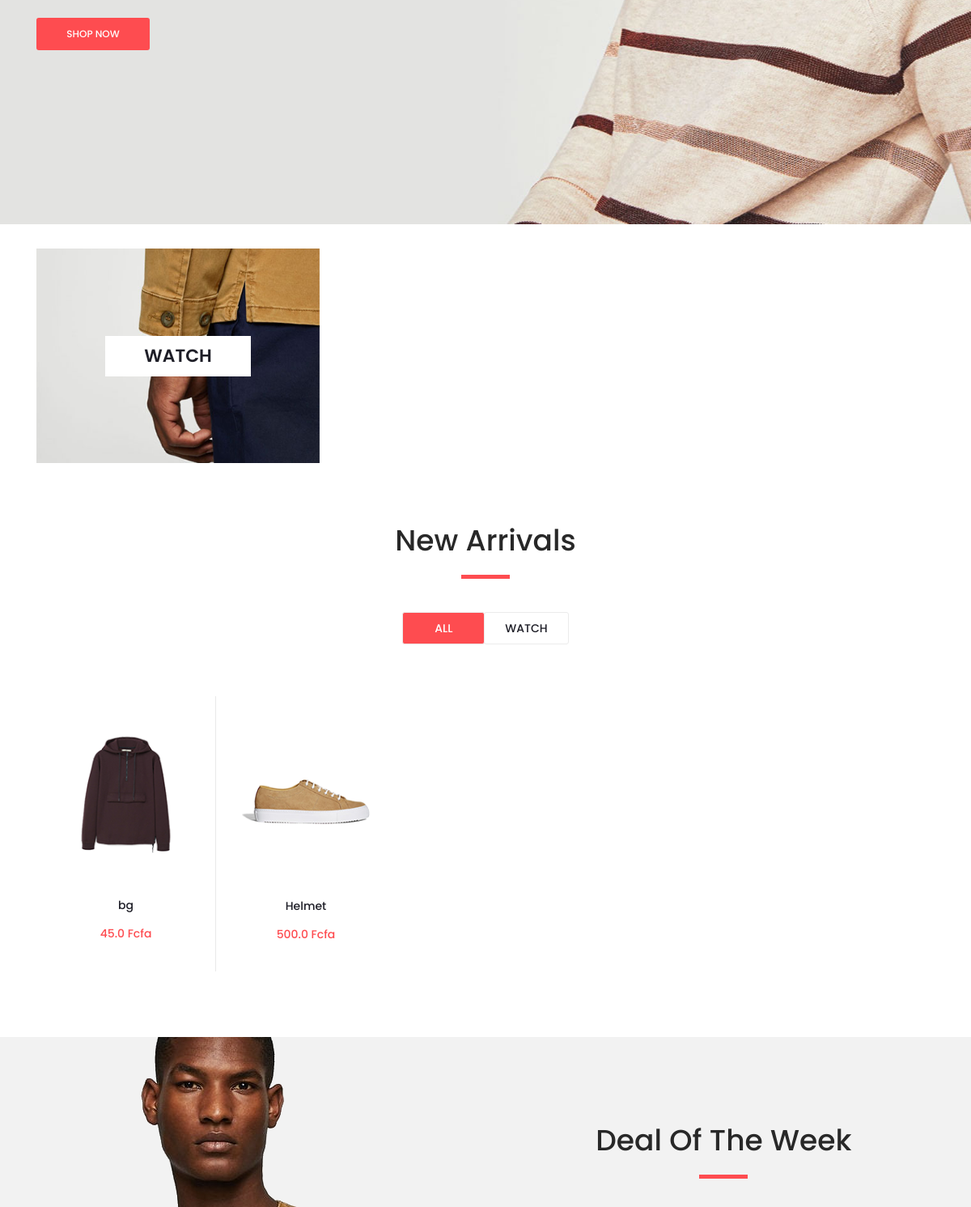
Before: / (middle part) with the older database file.
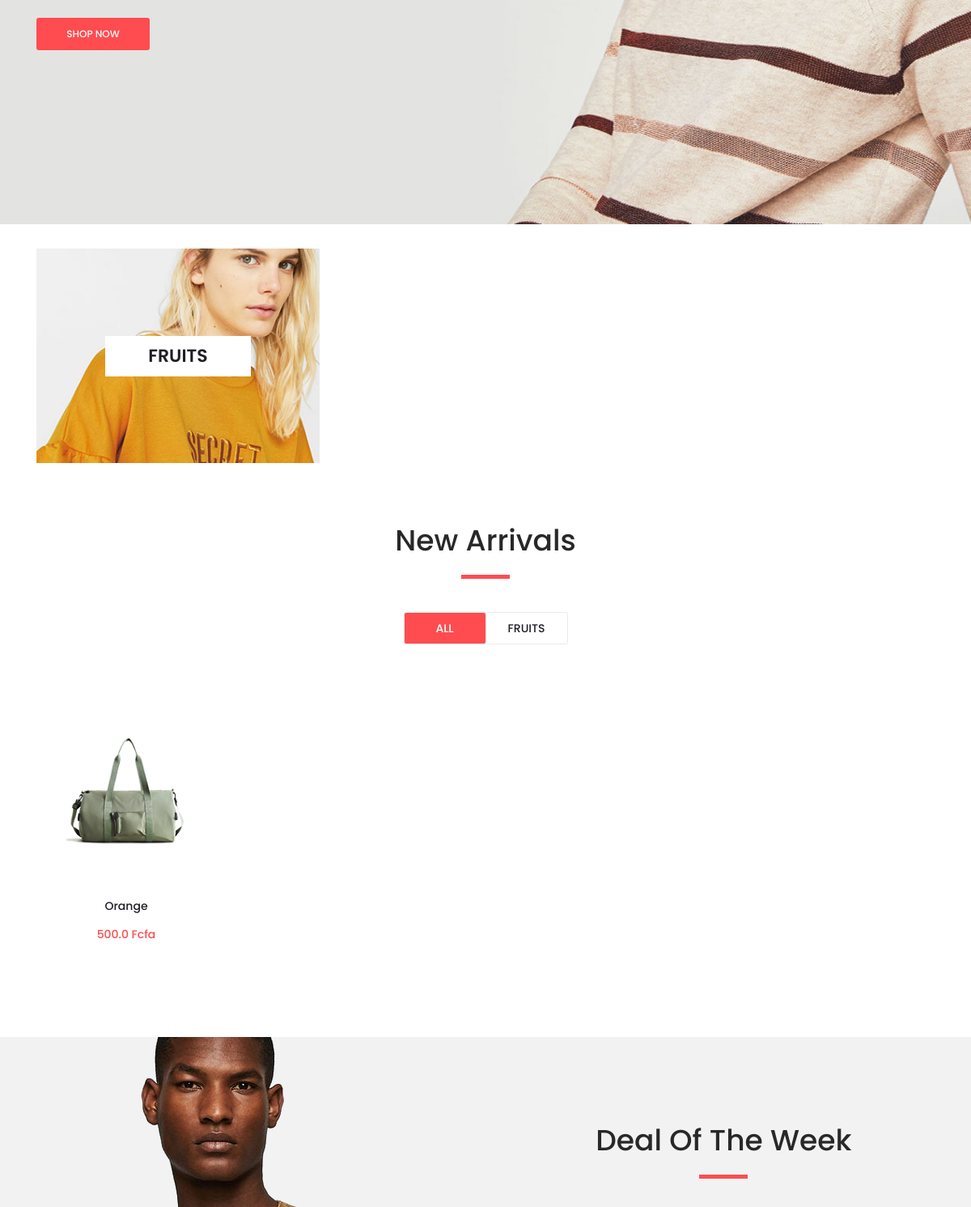
After: the same page with the newer database file.
### Shop/models.py (models this page shows, shortened)
class Category(models.Model):
    class Meta:
        verbose_name = 'Category'
        verbose_name_plural = 'Categories'
    name = models.CharField(max_length=50)
    image = models.ImageField(upload_to = "Category_Images")
    description = models.TextField()
    active = models.BooleanField(default=True)
    created_at = models.DateTimeField(auto_now_add=True)
    deleted_at = models.BooleanField(default=True)
    updated_at = models.DateTimeField(auto_now=True)
    def __str__(self) -> str:
        return self.name

class Product(models.Model):
    class Meta:
        verbose_name_plural = 'Products'
    name = models.CharField(max_length=20, blank=False)
    original_price = models.FloatField(max_length=50, blank=False)
    promotion_reduction = models.PositiveIntegerField(default=0)
    promotion_percentage = models.PositiveIntegerField(validators=[MaxValueValidator(100)],default=0)
    stock = models.PositiveIntegerField()
    size = models.CharField(max_length=10)
    image = models.ImageField(upload_to = "Products_Images")
    categories = models.ManyToManyField(Category, related_name="product_category")
    active = models.BooleanField(default=True)
    is_promotion = models.BooleanField(default=False)
    is_solde = models.BooleanField(default=False)
    created_at = models.DateTimeField(auto_now_add=True)
    deleted_at = models.BooleanField(default=False)
    updated_at = models.DateTimeField(auto_now=True)
    def get_final_product_price(self):
        if self.is_promotion:
            if self.promotion_percentage :
                reduction = self.original_price * self.promotion_percentage // 100
                return self.original_price - reduction
            elif self.promotion_reduction:
                return self.original_price - self.promotion_reduction
            else:
                return self.original_price
        else:
            return self.original_price

### Front/views.py (the view, shortened to what this page needs)
# urls.py: 2. Add a URL to urlpatterns:  path('', Home.as_view(), name='home')
class Home(View):
    template_name = 'pages/index.html'
    def get(self,request):
        categories = Category.objects.filter(active=True)
        products = Product.objects.filter(active=True)
        return render(request, self.template_name, locals())

### templates/pages/index.html (shortened to what this page needs)
{% extends "base/base.html" %}
{% load static %}
	{% block 'content' %}
		<div class="main_slider" style="background-image:url({% static 'assets/images/slider_1.jpg' %} )">
			<div class="container fill_height">
				<div class="row align-items-center fill_height">
					<div class="col">
						<div class="main_slider_content">
							<div class="red_button shop_now_button"><a href="#">shop now</a></div>
						</div>
					</div>
				</div>
			</div>
		</div>
		<div class="banner">
			<div class="container">
				<div class="row">
					{% for cat in categories|slice:":3"  %}
					<div class="col-md-4">
						<div class="banner_item align-items-center" style="background-image:url({{cat.image.url}})">
							<div class="banner_category">
								<a href="categories.html">{{cat.name}}</a>
							</div>
						</div>
					</div>
					{% endfor %}
				</div>
			</div>
		</div>
		<div class="new_arrivals">
			<div class="container">
				<div class="row">
					<div class="col text-center">
						<div class="section_title new_arrivals_title">
							<h2>New Arrivals</h2>
						</div>
					</div>
				</div>
				<div class="row align-items-center">
					<div class="col text-center">
						<div class="new_arrivals_sorting">
							<ul class="arrivals_grid_sorting clearfix button-group filters-button-group">
								<li class="grid_sorting_button button d-flex flex-column justify-content-center align-items-center active is-checked" data-filter="*">all</li>
								{% for category in categories %}
									<li class="grid_sorting_button button d-flex flex-column justify-content-center align-items-center" data-filter=".{{ category.name }}">{{ category.name }}</li>
								{% endfor %}
							</ul>
						</div>
					</div>
				</div>
				<div class="row">
					<div class="col">
						<div class="product-grid" data-isotope='{ "itemSelector": ".product-item", "layoutMode": "fitRows" }'>
							{% for product in products %}
								<div class="product-item {{product.categories.first}} ">
									<div class="product discount product_filter">
										<div class="product_image">
											<img src="{{ product.image.url }}" alt="">
										</div>
										<div class="product_info">
											<h6 class="product_name">
												<a href="single.html">
												{{ product.name }}
												</a>
											</h6>
											<div class="product_price">
												{{product.get_final_product_price}} Fcfa
											</div>
										</div>
									</div>
								</div>
							{% endfor %}
						</div>
					</div>
				</div>
			</div>
		</div>
		<div class="deal_ofthe_week">
			<div class="container">
				<div class="row align-items-center">
					<div class="col-lg-6">
						<div class="deal_ofthe_week_img">
							<img src="{% static 'assets/images/deal_ofthe_week.png' %}" alt="">
						</div>
					</div>
					<div class="col-lg-6 text-right deal_ofthe_week_col">
						<div class="deal_ofthe_week_content d-flex flex-column align-items-center float-right">
							<div class="section_title">
								<h2>Deal Of The Week</h2>
							</div>
						</div>
					</div>
				</div>
			</div>
		</div>
	{% endblock 'content' %}

### templates/base/base.html (shortened to what this page needs)
{% load static %}
<!DOCTYPE html>
<html lang="en">
<head>
	<link rel="stylesheet" type="text/css" href="{% static 'assets/styles/bootstrap4/bootstrap.min.css' %}">
	<link href="{% static 'assets/plugins/font-awesome-4.7.0/css/font-awesome.min.css' %}" rel="stylesheet" type="text/css">
	<link rel="stylesheet" type="text/css" href="{% static 'assets/plugins/OwlCarousel2-2.2.1/owl.carousel.css' %}">
	<link rel="stylesheet" type="text/css" href="{% static 'assets/plugins/OwlCarousel2-2.2.1/owl.theme.default.css' %}">
	<link rel="stylesheet" type="text/css" href="{% static 'assets/plugins/OwlCarousel2-2.2.1/animate.css' %}">
	<link rel="stylesheet" type="text/css" href="{% static 'assets/styles/main_styles.css' %}">
	<link rel="stylesheet" type="text/css" href="{% static 'assets/styles/responsive.css' %}">
    <link rel="stylesheet" type="text/css" href="{% static 'assets/plugins/OwlCarousel2-2.2.1/owl.theme.default.css' %}">
    <link rel="stylesheet" href="{% static 'assets/plugins/themify-icons/themify-icons.css' %}">
    <link rel="stylesheet" type="text/css" href="{% static 'assets/plugins/jquery-ui-1.12.1.custom/jquery-ui.css' %}">
    <link rel="stylesheet" type="text/css" href="{% static 'assets/styles/single_styles.css' %}">
    <link rel="stylesheet" type="text/css" href="{% static 'assets/styles/single_responsive.css' %}">
</head>
<body>
    <div class="super_container">
        <div class="fs_menu_overlay"></div>
        {% block 'content' %}{% endblock 'content' %}
    </div>
</body>
</html>

### static/assets/styles/single_styles.css (style rules this page uses)
* { margin: 0; padding: 0; }
body { font-family: 'Poppins', sans-serif; font-size: 14px; line-height: 23px; font-weight: 400; background: #FFFFFF; color: #1e1e27; }
div { display: block; position: relative; -webkit-box-sizing: border-box; -moz-box-sizing: border-box; box-sizing: border-box; }
ul { list-style: none; margin-bottom: 0px; }
a, a:hover, a:visited, a:active, a:link { text-decoration: none; -webkit-font-smoothing: antialiased; -webkit-text-shadow: rgba(0,0,0,.01) 0 0 1px; text-shadow: rgba(0,0,0,.01) 0 0 1px; }
h2 { font-size: 36px; }
h6 { font-size: 14px; }
h1, h2, h3, h4, h5, h6 { font-family: 'Poppins', sans-serif; color: #282828; -webkit-font-smoothing: antialiased; -webkit-text-shadow: rgba(0,0,0,.01) 0 0 1px; text-shadow: rgba(0,0,0,.01) 0 0 1px; }
.clearfix::before, .clearfix::after { content: ""; display: table; }
.clearfix::after { clear: both; }
.clearfix { zoom: 1; }
.fill_height { height: 100%; }
.super_container { width: 100%; overflow: hidden; }
.fs_menu_overlay { position: fixed; top: 0; left: 0; width: 100vw; height: 100vh; z-index: 9; background: rgba(255,255,255,0); pointer-events: none; -webkit-transition: all 200ms ease; -moz-transition: all 200ms ease; -ms-transition: all 200ms ease; -o-transition: all 200ms ease; transition: all 200ms ease; }
.red_button { display: -webkit-inline-box; display: -moz-inline-box; display: -ms-inline-flexbox; display: -webkit-inline-flex; display: inline-flex; flex-direction: column; justify-content: center; align-items: center; width: auto; height: 40px; background: #fe4c50; border-radius: 3px; -webkit-transition: all 0.3s ease; -moz-transition: all 0.3s ease; -ms-transition: all 0.3s ease; -o-transition: all 0.3s ease; transition: all 0.3s ease; }
.red_button a { display: block; color: #FFFFFF; text-transform: uppercase; font-size: 12px; font-weight: 500; text-align: center; line-height: 40px; width: 100%; }
.shop_now_button { width: 140px; margin-top: 32px; }
.section_title { display: inline-block; text-align: center; }
.section_title h2 { display: inline-block; }
.section_title::after { display: block; position: absolute; top: calc(100% + 13px); left: 50%; -webkit-transform: translateX(-50%); -moz-transform: translateX(-50%); -ms-transform: translateX(-50%); -o-transform: translateX(-50%); transform: translateX(-50%); width: 60px; height: 5px; background: #fe4c50; content: ''; }
.product_price { display: inline-block; font-size: 24px; color: #fe4c50; font-weight: 500; line-height: 30px; margin-top: 2px; }

Changed rows visible on the page:
removed Category: image (picture), name "WATCH"
removed Product: image (picture), name "bg", get_final_product_price "45.0"
removed Product: image (picture), name "Helmet", get_final_product_price "500.0"
added Category: image (picture), name "FRUITS"
added Product: image (picture), name "Orange", get_final_product_price "500.0"
